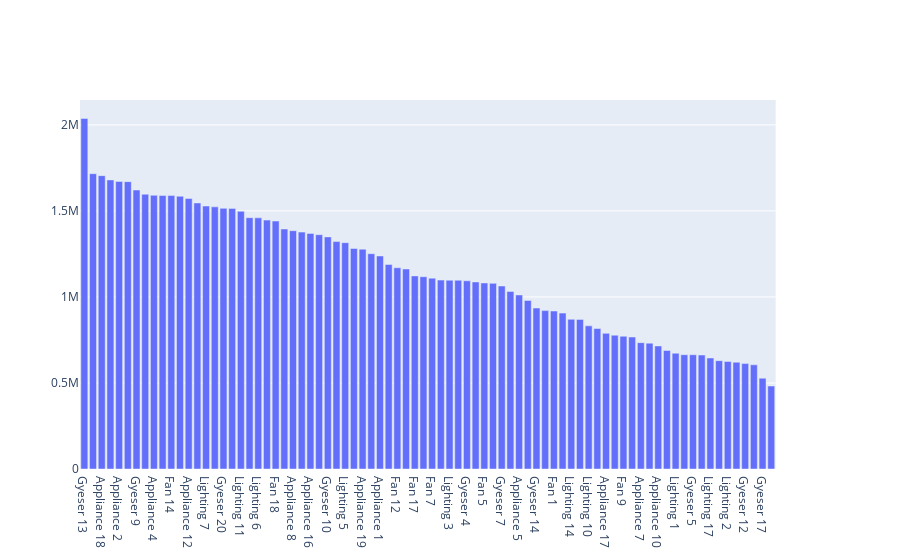

This figure's notebook cell:
### Code cell
import plotly.graph_objects as go
from plotly.subplots import make_subplots
result=results
# Create figure with secondary y-axis
fig = make_subplots(specs=[[{"secondary_y": True}]])
result = result.sort_values(by='total_price_sum',ascending=False)

fig.add_trace(go.Bar(x=result['product_code'], 
    y=result['total_price_sum'], name='total_inventory_sum'),
    secondary_y=False,
)

### Figure 1 — Plotly figure (JSON) as saved in the notebook; plotly's stock layout.template omitted (floating-point values rounded to 4 significant figures)
{"data": [{"name": "total_inventory_sum", "type": "bar", "x": ["Gyeser 13", "Appliance 20", "Appliance 18", "Fan 6", "Appliance 2", "Gyeser 6", "Gyeser 9", "Fan 8", "Appliance 4", "Fan 16", "Fan 14", "Lighting 12", "Appliance 12", "Lighting 8", "Lighting 7", "Appliance 6", "Gyeser 20", "Lighting 15", "Lighting 11", "Appliance 3", "Lighting 6", "Lighting 9", "Fan 18", "Fan 15", "Appliance 8", "Fan 20", "Appliance 16", "Appliance 13", "Gyeser 10", "Gyeser 11", "Lighting 5", "Gyeser 3", "Appliance 19", "Gyeser 16", "Appliance 1", "Fan 2", "Fan 12", "Fan 11", "Fan 17", "Appliance 11", "Fan 7", "Appliance 15", "Lighting 3", "Lighting 18", "Gyeser 4", "Fan 3", "Fan 5", "Gyeser 15", "Gyeser 7", "Gyeser 19", "Appliance 5", "Appliance 9", "Gyeser 14", "Lighting 20", "Fan 1", "Gyeser 1", "Lighting 14", "Lighting 13", "Lighting 10", "Lighting 4", "Appliance 17", "Gyeser 2", "Fan 9", "Fan 4", "Appliance 7", "Fan 13", "Appliance 10", "Fan 19", "Lighting 1", "Lighting 16", "Gyeser 5", "Gyeser 18", "Lighting 17", "Lighting 19", "Lighting 2", "Appliance 14", "Gyeser 12", "Fan 10", "Gyeser 17", "Gyeser 8"], "xaxis": "x", "y": [2037552, 1716543, 1705184, 1680365, 1671520, 1670256, 1621664, 1597155, 1590875, 1589530, 1589293, 1585423, 1572096, 1546425, 1528512, 1523592, 1515120, 1514768, 1497834, 1460730, 1459689, 1446848, 1441128, 1394934, 1385132, 1376892, 1369520, 1361926, 1349200, 1321734, 1315748, 1281684, 1277646, 1251522, 1238285, 1188832, 1169903, 1162560, 1122354, 1117584, 1109290, 1098015, 1097270, 1097100, 1093924, 1087275, 1081347, 1079100, 1063518, 1032118, 1011609, 979680, 935664, 920634, 918202, 906160, 870058, 869539, 831906, 816480, 788320, 777700, 771408, 766908, 734436, 731430, 715464, 689150, 672875, 664300, 664113, 662334, 645330, 629648, 625004, 620568, 612831, 605620, 527930, 482432], "yaxis": "y"}], "layout": {"xaxis": {"anchor": "y", "domain": [0, 0.94]}, "yaxis": {"anchor": "x", "domain": [0, 1]}, "yaxis2": {"anchor": "x", "overlaying": "y", "side": "right"}}}
